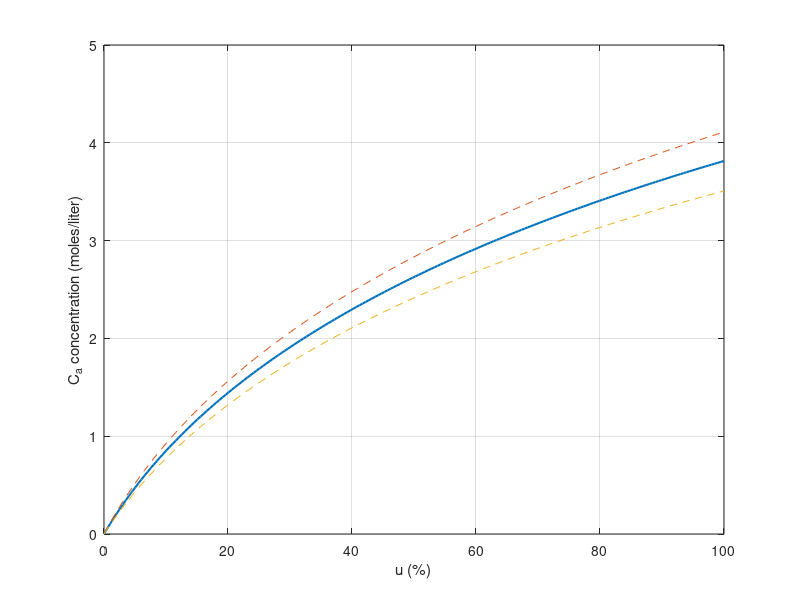
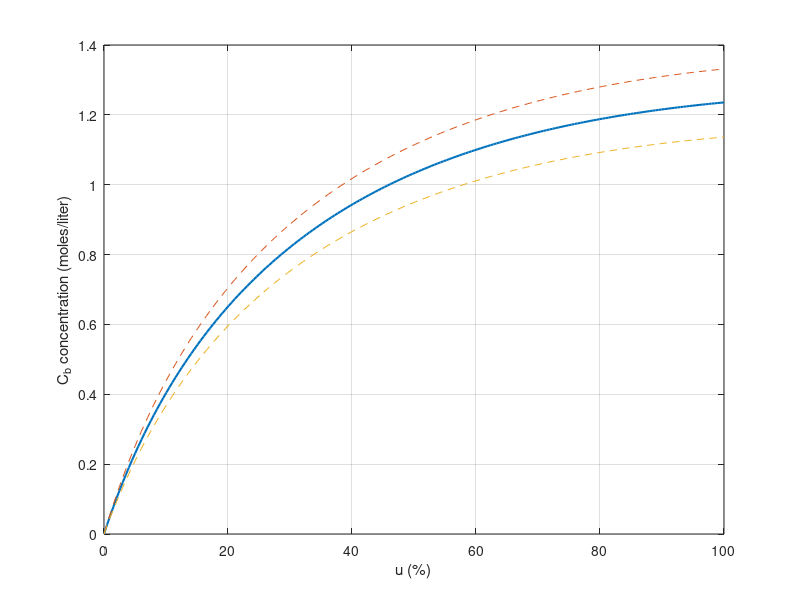
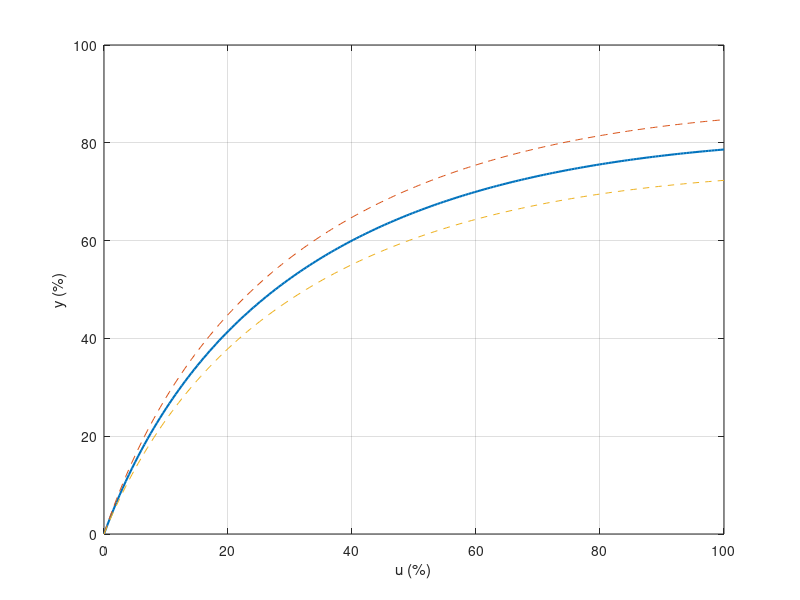
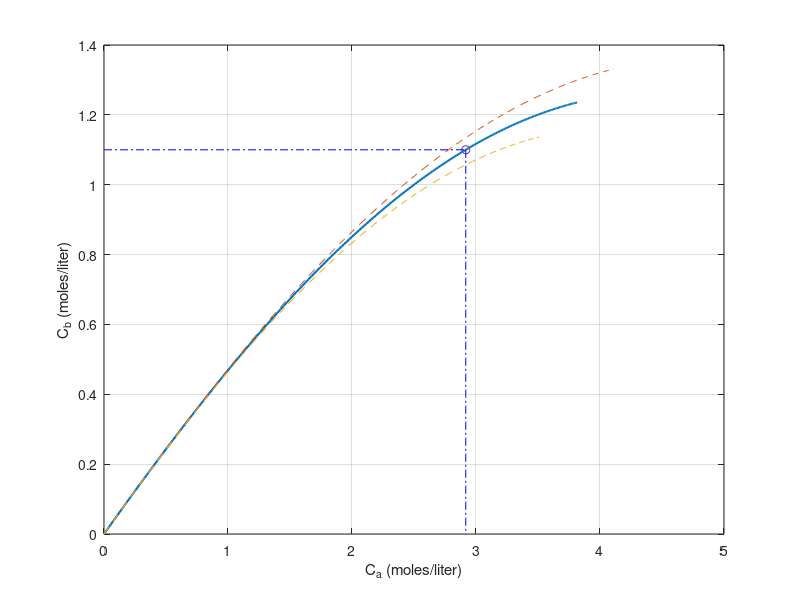

Source code (MATLAB) for these figures, in order:
% Compute operating points for CSTR system
clear;clc

Cai = 10;
k1 = 5/6; 
k2 = 5/3;
k3 = 1/6;
V = 700;
u = linspace(0,100,200).';
Fr = 634.1719/100 * u;
param = [k1;k2;k3;V];
Ca = zeros(size(u));
Cb = zeros(size(u));
for i=1:length(u)
    poli = [k3,(k1+Fr(i)/V), -Fr(i)/V*Cai];
    x = roots(poli);
    Ca(i) = max(x);
    Cb(i) = k1*Ca(i)/(Fr(i)/V+k2);
end
%
CaM10 = zeros(size(u));
CbM10 = zeros(size(u));
for i=1:length(u)
    poli = [k3,(k1+Fr(i)/V), -Fr(i)/V*(Cai*1.1)];
    x = roots(poli);
    CaM10(i) = max(x);
    CbM10(i) = k1*CaM10(i)/(Fr(i)/V+k2);
end
%
Cam10 = zeros(size(u));
Cbm10 = zeros(size(u));
for i=1:length(u)
    poli = [k3,(k1+Fr(i)/V), -Fr(i)/V*(Cai*0.9)];
    x = roots(poli);
    Cam10(i) = max(x);
    Cbm10(i) = k1*Cam10(i)/(Fr(i)/V+k2);
end

figure(1)
plot(u,Ca,'linewidth',1.5);
hold all
plot(u,CaM10,'--');
plot(u,Cam10,'--');
hold off
grid on
xlabel('u (%)');
ylabel('C_a concentration (moles/liter)')

figure(2)
plot(u,Cb,'linewidth',1.5);
hold all
plot(u,CbM10,'--');
plot(u,Cbm10,'--');
hold off
grid on
xlabel('u (%)');
ylabel('C_b concentration (moles/liter)')
%
figure(3)
y = 100/1.5714 * Cb;
yM = 100/1.5714 * CbM10;
ym = 100/1.5714 * Cbm10;
plot(u,y,'linewidth',1.5);
hold all
plot(u,yM,'--');
plot(u,ym,'--');
hold off
xlabel('u (%)');
ylabel('y (%)')
grid on
%
figure(4)
plot(Ca,Cb,'linewidth',1.5)
hold all
plot(CaM10,CbM10,'--')
plot(Cam10,Cbm10,'--')
Ca0 = 2.917496611031752;
Cb0 = 1.099991103606458;
plot(Ca0, Cb0, 'o');
plot([0;Ca0],[Cb0,Cb0],'b-.');
plot([Ca0;Ca0],[Cb0,0],'b-.');
hold off
grid on
xlabel('C_a (moles/liter)')
ylabel('C_b (moles/liter)')